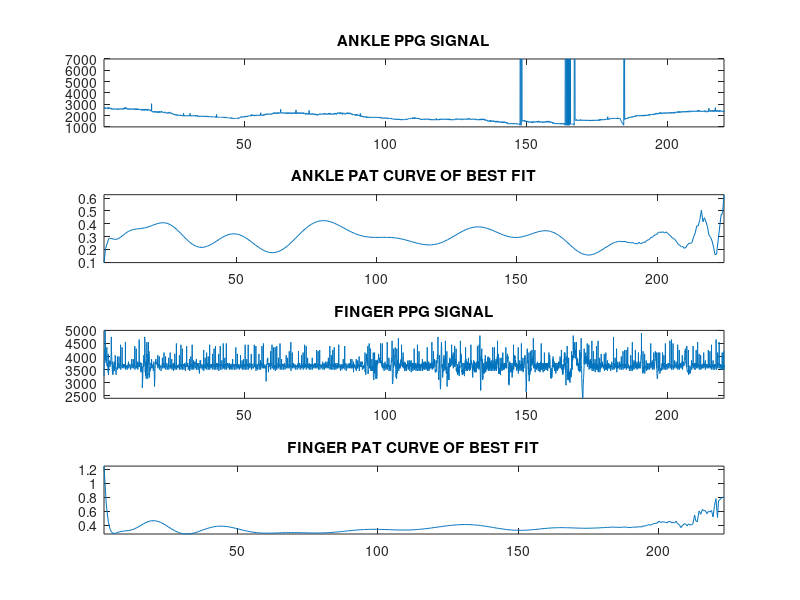
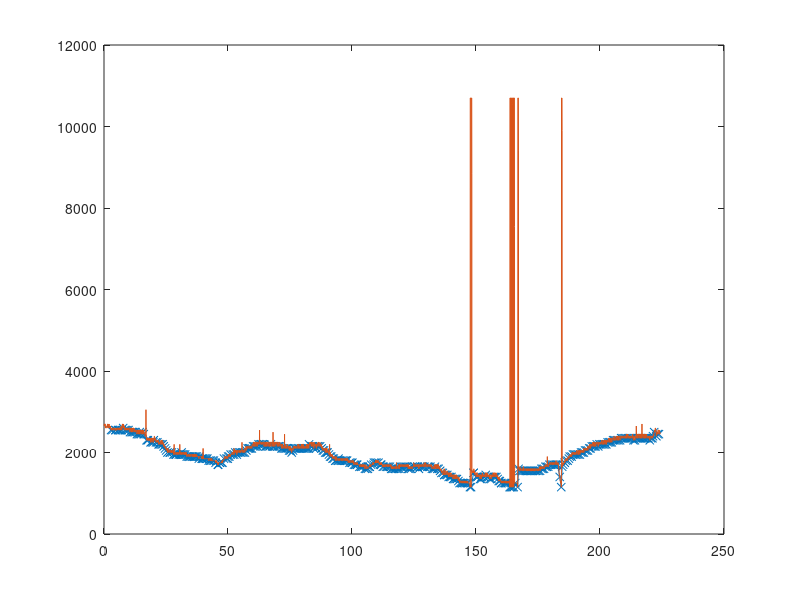

Recreate these plots in MATLAB, in order.
%code for finding data peaks by Kosy Onyenso
clear all;
load('ching_mei_all.mat');
Sampling_rate = 1/25;  %0.05s sampling rate
%fid = fopen('ECG.txt', 'r');
% A = ecg(4000:end); %ECG
% A2 = ankle(4000:end); %ankle
% A3 = finger(4000:end); %finger

% 
% A = ecg(1500:end); %ECG
% A2 = ankle(1500:end); %ankle
% A3 = finger(1500:end); %finger


A = ecg; %ECG
A2 = ankle; %ankle
A3 = finger; %finger
[m,~] = size(A);
[m2,~] = size(A2);
num_drops = 0;
window_no = 0;
k = 1;
k2 = 1;
k3 = 1;
for e = 1: 1 : m
%    A(e) = 8000 - A(e); %signal was upside down
%     if (A(e) > 5000)
%         A(e) = 5000;
%     end
%     if (A(e) < 4200) %baseline
%         A(e) = 4200;
%     end
end

pk_place = 1;
pk_dif = 0;
jy = 0;

for i = 6: 1 : m - 6
    if ((A3(i) >= A3(i+1)) &&(A3(i) >= A3(i+2)) &&(A3(i) >= A3(i+3)) && (A3(i) >= A3(i-2))&&(A3(i) >= A3(i-1)) &&(A3(i) > A3(i-3))) 
        num_drops = num_drops+1; 
        if(pk_place == 1)
            fe(pk_place) = i;
            pk_place = pk_place + 1;
        end
        if (pk_place > 1)
            if(i - fe(pk_place-1) < 10)
               pk_dif = 0;
            else
                fe(pk_place) = i;
                pk_dif = fe(pk_place) - fe(pk_place-1);
                pk_place = pk_place + 1;
            end
            jy = pk_dif + jy;
        end
    end
end
ave_peak_dif_s = round(jy/pk_place);
ave_peak_dif = ((jy/pk_place)/2)-1;

% data_increment = round(m/num_drops); %m/num_peaks = number of data per pulse...this function rounds up

% delay = 14; %benny
% % delay = 0; %charence
 delay = -9; %chingmei
%  delay = 12; %frank
 
 start_point = fe(2) ; %start from just before second peak
 
for g = 2 : 1 : pk_place-1 
    if (delay > 0)
        Data_start = (fe(g) - ave_peak_dif) + delay; %get starting point of next data
        Data_end = (fe(g) + ave_peak_dif) + delay; %ending point of data
        next = round(ave_peak_dif/2);
        Data_start2 = (fe(g) - ave_peak_dif); %get starting point of next data
        Data_end2 = (fe(g) + ave_peak_dif); %ending point of data
        next2 = round(ave_peak_dif/2);
        if(Data_start > m)
            break;
        end
        if(Data_end>m)
            Data_end = m;
        end
        
        if(Data_start2 > m)
            break;
        end
        if(Data_end2>m)
            Data_end2 = m-delay;
        end
    else
        Data_start = (fe(g) - ave_peak_dif); %get starting point of next data
        Data_end = (fe(g) + ave_peak_dif); %ending point of data
        next = round(ave_peak_dif/2);
        Data_start2 = (fe(g) - ave_peak_dif) - delay; %get starting point of next data
        Data_end2 = (fe(g) + ave_peak_dif) - delay; %ending point of data
        next2 = round(ave_peak_dif/2);
        if(Data_start > m)
            break;
        end
        if(Data_end>m)
            Data_end = m+delay;
        end
        if(Data_start2 > m)
            break;
        end
        if(Data_end2>m)
            Data_end2 = m;
        end
    end
        
    %%%ECG SIGNAL PROCESSING
    [Peak(window_no+1),Timee(window_no+1)] = max(A(Data_start:Data_end)); %get peak and corresponding time value in window
    Time(window_no+1) = Timee(window_no+1) + Data_start - 1; %correct time to cover all data
    Peak_Time(window_no+1) = Sampling_rate * Time(window_no+1); %correct time with sampling rate

    %%% PPG ANKLE PROCESSING
    [Peak2(window_no+1),Time2(window_no+1)] = min(A2(Data_start2:Data_end2)); %get peak and corresponding time value in window
    Time2(window_no+1) = Time2(window_no+1) + Data_start2 - 1; %correct time to cover all data
    Peak_Time2(window_no+1) = Sampling_rate * Time2(window_no+1); %correct time with sampling rate
    
    %%% PPG FINGER PROCESSING
    [Peak3(window_no+1),Time3(window_no+1)] = min(A3(Data_start:Data_start+Timee(window_no+1))); %get peak and corresponding time value in window
    Time3(window_no+1) = Time3(window_no+1) + Data_start - 1; %correct time to cover all data
    Peak_Time3(window_no+1) = Sampling_rate * Time3(window_no+1); %correct time with sampling rate
    
    window_no = window_no + 1; %increment window number
    
end



for i = 2: 1 : window_no
        PAT_ankle(i) = (Peak_Time2(i) - Peak_Time(i));
        PAT_finger(i) = (Peak_Time3(i) - Peak_Time(i));  
end

if (mean(PAT_ankle) < 0)
    for i = 2: 1 : window_no
        PAT_ankle(i) = abs(Peak_Time2(i) - Peak_Time(i-1));
    end
else
    for i = 2: 1 : window_no
        PAT_ankle(i) = abs(Peak_Time2(i) - Peak_Time(i));
    end
end

if (mean(PAT_finger) < 0)
    for i = 2: 1 : window_no
        PAT_finger(i) = abs(Peak_Time3(i) - Peak_Time(i-1));
    end
else
    for i = 1: 1 : window_no
        PAT_finger(i) = abs(Peak_Time3(i) - Peak_Time(i));
    end
end



for l = 1: 1 : m
    ve(l) = l * Sampling_rate;
end


yu = 0;
[~,re] = size(PAT_ankle);
incre = round(ave_peak_dif/3);
for T = 1: incre : re
    if (T+(incre) >re)
        break;
    end
    yu = yu + 1; 
    v(yu) = mean(PAT_ankle(T:T+incre));
    v_stdev(yu) = std(PAT_ankle(T:T+incre));
    v2(yu) = mean(PAT_finger(T:T+incre));
    v2_stdev(yu) = std(PAT_finger(T:T+incre));
end

figure(1)
subplot(4,1,1);
% plot(Peak_Time,PAT_ankle);
% plot(ve+10,A2);
plot(ve,A2);
% plot(PAT_ankle);
% plot(v);
% errorbar(v,v_stdev^2);
% axis([25 190 -inf 7000])
axis([-inf 220 1000 7000])
% axis([10 210 1000 2700])
% xlabel('Time(s)') % x-axis label
% ylabel('PPG Signal') % y-axis label
title('ANKLE PPG SIGNAL')
subplot(4,1,2);
% plot(Peak_Time,PAT_finger);
% plot(PAT_finger);
p = polyfit(Peak_Time2,PAT_ankle,30);
y1 = polyval(p,Peak_Time2);
plot(Peak_Time2,y1);
% plot(Peak_Time+7,y1);
% plot(v2);
% axis([10 210 0.3 0.7])
% axis([25 190 -inf 0.75])
axis([-inf inf -inf inf])
% xlabel('Time(s)') % x-axis label
% ylabel('PPG Signal') % y-axis label
 title('ANKLE PAT CURVE OF BEST FIT')
% subplot(3,1,3);
% plot(A2);
% axis([-inf inf -inf inf])
% xlabel('Time(s)') % x-axis label
% ylabel('ECG Signal') % y-axis label
% title('ECG Signal')
subplot(4,1,3);
% plot(PAT_finger);
plot(ve,A);
% plot(v2);
%errorbar(v2,v2_stdev);
% axis([25 190 -inf 9200])
axis([-inf 220 -inf inf])
title('FINGER PPG SIGNAL')
subplot(4,1,4);
p2 = polyfit(Peak_Time3,PAT_finger,30);
y2 = polyval(p2,Peak_Time3);
plot(Peak_Time3,y2);
% axis([10 210 -inf 0.4])
% axis([15 190 -inf 0.35])
axis([-inf inf -inf inf])
title('FINGER PAT CURVE OF BEST FIT')

% figure(2)
% hold all
% plot(A);
% plot(A3);
% figure(1)
% subplot(3,1,1);
% plot(ve,A2);
% axis([-inf inf -inf 7000])
% % axis([-inf inf 1000 2700])
% % axis([10 210 1000 2700])
% xlabel('Time(s)') % x-axis label
% ylabel('PPG Signal') % y-axis label
% title('ANKLE PPG SIGNAL')
% subplot(3,1,2);
% plot(ve,A3);
% % axis([10 210 0.3 0.7])
% axis([-inf inf -inf 9200])
% title('FINGER PPG SIGNAL')
% xlabel('Time(s)') % x-axis label
% ylabel('PPG Signal') % y-axis label
% subplot(3,1,3);
% plot(ve,8000-A);
% axis([-inf inf 3000 6000])
% xlabel('Time(s)') % x-axis label
% ylabel('ECG Signal') % y-axis label
% % axis([10 210 3700 inf])
% title('ECG SIGNAL')


% start = 204;
% stop = 230;
% 
%  val_ankle_mean = mean(y1(start:stop))
%  val_ankle_stdev= std(y1(start:stop))
%  val_finger_mean = mean(y2(start:stop))
%  val_finger_stdev= std(y2(start:stop))


% 
 figure(2)
%  subplot(2,1,1);
plot(Peak_Time2,Peak2, 'x-',ve,A2);
% %  errorbar(v2,v2_stdev);
%  axis([-inf inf -inf inf])
% %  xlabel('Time(s)') % x-axis label
% %  ylabel('PAT') % y-axis label
% %  title('PAT ANKLE CURVE')
%  subplot(2,1,2);
% %  plot(peak_time(1:o) * Sampling_rate,PAT_finger);
% plot(A3);
% axis([-inf inf -inf inf])
%  xlabel('Time(s)') % x-axis label
%  ylabel('PAT') % y-axis label
%  title('PAT FINGER CURVE')
%  
 
%  val_ankle_pre60_mean = mean(PAT_ankle(1:75))
%  val1_ankle_pre60_stdev= std(PAT_ankle(1:75))
%  val_ankle_60_mean = mean(PAT_ankle(75:110))
%  val1_ankle_60_stdev= std(PAT_ankle(75:110))
%  val_ankle_post60_mean = mean(PAT_ankle(110:220))
%  val1_ankle_post60_stdev= std(PAT_ankle(110:220))
%  val_ankle_80_mean = mean(PAT_ankle(220:275))
%  val1_ankle_80_stdev= std(PAT_ankle(220:275))
%  val_ankle_post80_mean = mean(PAT_ankle(275:370))
%  val1_ankle_post80_stdev= std(PAT_ankle(275:370))
%  val_ankle_100_mean = mean(PAT_ankle(370:425))
%  val1_ankle_100_stdev= std(PAT_ankle(370:425))
%  val_ankle_post100_mean = mean(PAT_ankle(425:end))
%  val1_ankle_post100_stdev= std(PAT_ankle(425:end))
%  
%  val_finger_pre60_mean = mean(PAT_finger(1:75))
%  val_finger_pre60_stdev= std(PAT_finger(1:75))
%  val_finger_60_mean = mean(PAT_finger(75:110))
%  val_finger_60_stdev= std(PAT_finger(75:110))
%  val_finger_post60_mean = mean(PAT_finger(110:220))
%  val_finger_post60_stdev= std(PAT_finger(110:220))
%  val_finger_80_mean = mean(PAT_finger(220:275))
%  val_finger_80_stdev= std(PAT_finger(220:275))
%  val_finger_post80_mean = mean(PAT_finger(275:370))
%  val_finger_post80_stdev= std(PAT_finger(275:370))
%  val_finger_100_mean = mean(PAT_finger(370:425))
%  val_finger_100_stdev= std(PAT_finger(370:425))
%  val_finger_post100_mean = mean(PAT_finger(425:end))
%  val_finger_post100_stdev= std(PAT_finger(425:end))